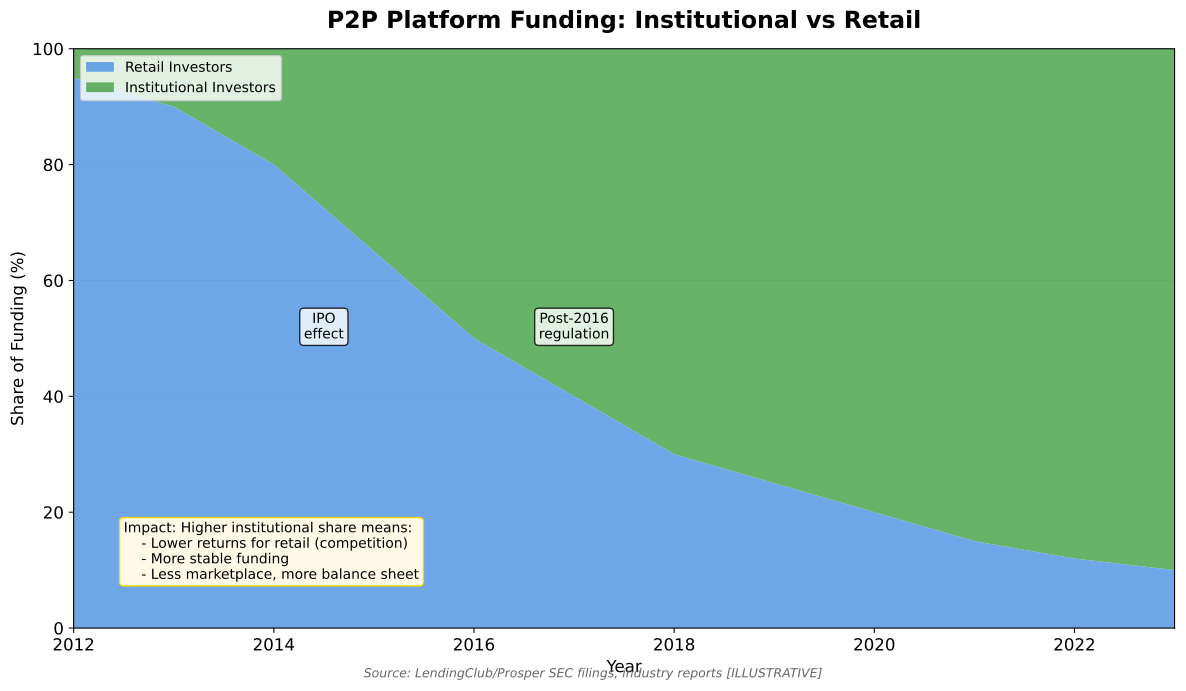

Python code for this plot:
"""
Institutional vs Retail Investor Share
Shows the shift from retail to institutional investors in P2P

Output: institutional_share.pdf
Module: module_01_fintech
Lesson: 7 - P2P Lending
"""

from pathlib import Path
import matplotlib.pyplot as plt
import numpy as np

CHART_METADATA = {
    'title': 'Institutional vs Retail Share',
    'module': 'module_01_fintech',
    'lesson': 7,
    'url': 'https://github.com/Digital-AI-Finance/digital-finance/tree/main/module_01_fintech/figures/institutional_share'
}

plt.rcParams.update({
    'font.size': 12,
    'axes.labelsize': 12,
})

def create_chart():
    """Create institutional share stacked area chart"""
    fig, ax = plt.subplots(figsize=(12, 7))

    years = [2012, 2013, 2014, 2015, 2016, 2017, 2018, 2019, 2020, 2021, 2022, 2023]

    # Percentage breakdown (institutional vs retail)
    institutional = [5, 10, 20, 35, 50, 60, 70, 75, 80, 85, 88, 90]
    retail = [95, 90, 80, 65, 50, 40, 30, 25, 20, 15, 12, 10]

    ax.stackplot(years, retail, institutional,
                 labels=['Retail Investors', 'Institutional Investors'],
                 colors=['#4A90E2', '#44A044'], alpha=0.8)

    ax.set_xlabel('Year', fontsize=12)
    ax.set_ylabel('Share of Funding (%)', fontsize=12)
    ax.set_title('P2P Platform Funding: Institutional vs Retail', fontsize=17, fontweight='bold', pad=15)

    ax.legend(loc='upper left', fontsize=10)
    ax.set_xlim(2012, 2023)
    ax.set_ylim(0, 100)

    ax.yaxis.grid(True, alpha=0.3)
    ax.set_axisbelow(True)

    # Key milestone annotations
    ax.annotate('IPO\neffect', xy=(2014.5, 50), fontsize=10, ha='center',
               bbox=dict(boxstyle='round', facecolor='white', alpha=0.8))
    ax.annotate('Post-2016\nregulation', xy=(2017, 50), fontsize=10, ha='center',
               bbox=dict(boxstyle='round', facecolor='white', alpha=0.8))

    # Impact note
    impact = """Impact: Higher institutional share means:
    - Lower returns for retail (competition)
    - More stable funding
    - Less marketplace, more balance sheet"""
    ax.text(2012.5, 8, impact, fontsize=10, va='bottom',
           bbox=dict(boxstyle='round', facecolor='#FFF9E6', edgecolor='#FFD700'))

    # Source
    fig.text(0.5, 0.02, 'Source: LendingClub/Prosper SEC filings, industry reports [ILLUSTRATIVE]',
            fontsize=9, ha='center', style='italic', color='#666666')

    plt.tight_layout()

    output_path = Path(__file__).parent / 'institutional_share.pdf'
    plt.savefig(output_path, format='pdf', dpi=300, bbox_inches='tight')
    plt.close()
    print(f"Chart saved to: {output_path}")
    return output_path

if __name__ == '__main__':
    create_chart()
